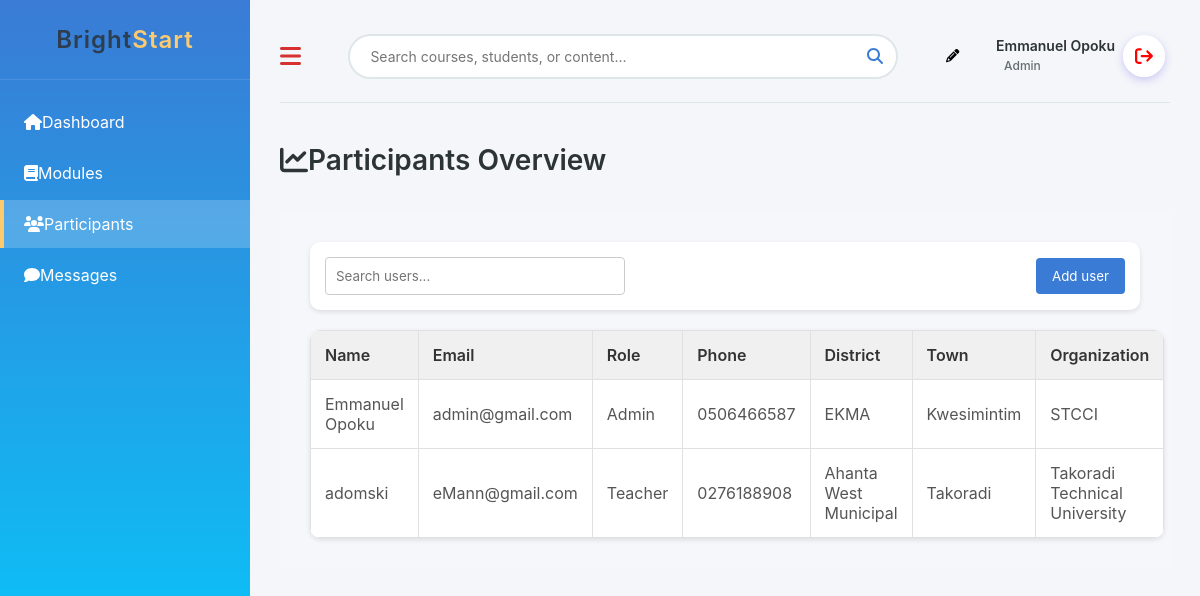
The page /admin/users.php (signed in) on the database its author committed.
### tables this page shows
CREATE TABLE `users` (
  `id` int(11) NOT NULL,
  `email` varchar(100) NOT NULL,
  `name` varchar(100) NOT NULL,
  `password` varchar(255) NOT NULL,
  `phone` varchar(10) NOT NULL,
  `district` varchar(100) NOT NULL,
  `town` varchar(100) NOT NULL,
  `organization` varchar(100) NOT NULL,
  `role` enum('Admin','SISO','Headteacher','Teacher') NOT NULL,
  `created_by` varchar(255) DEFAULT NULL,
  `created_at` datetime DEFAULT current_timestamp()
);

### admin/users.php (the view, shortened to what this page needs)
<?php
include_once '../database.php';
  try {
    $db = new PDO("mysql:host=$host;dbname=$dbname", $username_db, $password_db);
    $db->setAttribute(PDO::ATTR_ERRMODE, PDO::ERRMODE_EXCEPTION);
    $stmt = $db->prepare("SELECT * FROM users");
    $stmt->execute();
    $rows = $stmt->fetchAll(PDO::FETCH_ASSOC);
} catch (PDOException $e) {
    echo "Connection failed: " . $e->getMessage();
    exit();
}
?>
<!DOCTYPE html>
<html lang="en">
<head>
    <link rel="stylesheet" href="styles/style.css">
</head>
<body>
    <div class="sidebar">
        <div class="sidebar-logo">
            <h2>Bright<span>Start</span></h2>
        </div>
        <div class="sidebar-menu">
            <div class="menu-item" onclick="window.location.href='dashboard.php';">
                <i class="fas fa-home"></i>
                <span>Dashboard</span>
            </div>
            <div class="menu-item" onclick="window.location.href='courses.php';">
                <i class="fas fa-book"></i>
                <span>Modules</span>
            </div>
            <div class="menu-item active" onclick="window.location.href='users.php';">
                <i class="fas fa-users"></i>
                <span>Participants</span>
            </div>
            <div class="menu-item" onclick="window.location.href='messages.php';">
                <i class="fas fa-comment"></i>
                <span>Messages</span>
            </div>
        </div>
    </div>
    <div class="main-content">
        <div class="header">
            <button class="menu-toggle">
                <i class="fas fa-bars"></i>
            </button>
            <div class="search-container">
                <input type="text" class="search-input" placeholder="Search courses, students, or content...">
                <i class="fas fa-search search-icon"></i>
            </div>
            <div class="header-actions">
                <button class="notification-btn" onclick="window.location.href='editpass.php';" title="Edit Password">
                    <i class="fa-solid fa-pencil"></i>
                </button>
                <div class="user-profile">
                    <div class="user-info">
                        <div class="user-name"><?php
                        $name = isset($_SESSION['name']) ? $_SESSION['name'] : "Unknown User";
                        echo htmlspecialchars($name);
                        ?> </div>
                        <div class="user-role"><?php
                        $role = isset($_SESSION['role']) ? $_SESSION['role'] : "Unknown User";
                        echo htmlspecialchars($role);
                        ?> </div>
                    </div>
                    <div class="user-avatar" onclick="window.location.href='logout.php';"><i class="fa-solid fa-arrow-right-from-bracket"></i></div>
                </div>
            </div>
        </div>
        <div class="welcome-section">
            <h1 class="welcome-title">
                <i class="fas fa-chart-line"></i>
                 Participants Overview
            </h1>
        </div>
        <section class="content">
            <div class="toolbar">
                <input type="text" placeholder="Search users...">
                <button class="add-user-btn" onclick="window.location.href='useradd.php';">Add user</button>
            </div>
            <table>
                <thead>
                <tr>
                    <th>Name</th>
                    <th>Email</th>
                    <th>Role</th>
                    <th>Phone</th>
                    <th>District</th>
                    <th>Town</th>
                    <th>Organization</th>
                </tr>
                </thead>
                <tbody>
                    <?php
                        if ($rows) {
                            foreach ($rows as $row) {
                                echo "<tr>";
                                echo "<td>" . htmlspecialchars($row['name']) . "</td>";
                                echo "<td>" . htmlspecialchars($row['email']) . "</td>";
                                echo "<td>" . htmlspecialchars($row['role']) . "</td>";
                                echo "<td>" . htmlspecialchars($row['phone']) . "</td>";
                                echo "<td>" . htmlspecialchars($row['district']) . "</td>";
                                echo "<td>" . htmlspecialchars($row['town']) . "</td>";
                                echo "<td>" . htmlspecialchars($row['organization']) . "</td>";
                                echo "</tr>";
                            }
                        } else {
                            echo "<tr><td colspan='6'>No data found</td></tr>";
                        }
                    ?>
                </tbody>
            </table>
        </section>
    </div>
</body>
</html>

### admin/styles/style.css (style rules this page uses)
:root { --primary-color: #3a7bd5; --secondary-color: #00d2ff; --accent-color: #6c5ce7; --background-color: #f8f9fa; --text-dark: #2d3436; --text-light: #636e72; --border-color: #dfe6e9; --success-color: #00b894; --warning-color: #fdcb6e; --danger-color: #d63031; --card-shadow: 0 4px 15px rgba(0, 0, 0, 0.1); }
* { margin: 0; padding: 0; box-sizing: border-box; font-family: 'Poppins', 'Segoe UI', sans-serif; }
body { display: flex; background-color: var(--background-color); color: var(--text-dark); }
.sidebar { width: 250px; background: linear-gradient(to bottom, var(--primary-color), var(--secondary-color)); color: white; height: 100vh; overflow-y: auto; transition: width 0.3s; position: relative; z-index: 100; }
.sidebar-logo { padding: 25px 20px; display: flex; align-items: center; justify-content: center; border-bottom: 1px solid rgba(255, 255, 255, 0.1); cursor: pointer; }
.sidebar-logo h2 { font-weight: 600; letter-spacing: 1px; }
.sidebar-logo span { color: var(--warning-color); }
.sidebar-menu { padding: 15px 0; }
.menu-item { padding: 14px 20px; display: flex; align-items: center; cursor: pointer; transition: all 0.3s; border-left: 4px solid transparent; margin: 3px 0; }
.menu-item.active { background-color: rgba(255, 255, 255, 0.2); border-left: 4px solid var(--warning-color); }
.main-content { flex: 1; padding: 30px; overflow-y: auto; height: 100vh; }
.header { display: flex; justify-content: space-between; align-items: center; margin-bottom: 40px; padding-bottom: 20px; border-bottom: 1px solid var(--border-color); }
.menu-toggle { background: none; border: none; color: var(--danger-color); font-size: 24px; cursor: pointer; transition: transform 0.3s; z-index: 1000; }
.search-container { flex: 1; max-width: 550px; margin: 0 20px; position: relative; }
.search-input { width: 100%; padding: 12px 20px; border: 2px solid var(--border-color); border-radius: 30px; font-size: 14px; transition: all 0.3s; }
.search-icon { position: absolute; right: 15px; top: 50%; transform: translateY(-50%); color: var(--primary-color); }
.header-actions { display: flex; align-items: center; }
.notification-btn, .upgrade-btn, .icon-tooltip { margin-right: 20px; background: none; border: none; cursor: pointer; position: relative; }
.user-profile { display: flex; align-items: center; cursor: pointer; padding: 5px; border-radius: 30px; transition: background-color 0.3s; }
.user-avatar { width: 42px; height: 42px; border-radius: 50%; background: linear-gradient(45deg, #ffffff, #ffffff); color: rgb(255, 0, 0); display: flex; align-items: center; justify-content: center; font-weight: bold; font-size: 18px; box-shadow: 0 3px 8px rgba(108, 92, 231, 0.3); }
.user-info { margin-left: 12px; margin-right: 8px; }
.user-name { font-weight: 600; font-size: 14px; }
.user-role { color: var(--text-light); font-size: 12px; }
.welcome-section { display: flex; justify-content: space-between; align-items: center; margin-bottom: 35px; }
.welcome-title { font-size: 28px; font-weight: 600; color: var(--text-dark); display: flex; align-items: center; }
* { box-sizing: border-box; margin: 0; padding: 0; font-family: -apple-system, BlinkMacSystemFont, 'Segoe UI', Roboto, sans-serif; }
body { background: #f5f6fa; }
h1, h2 { color: #2c3e50; }

### admin/users.php (style rules this page uses)
.content { padding: 30px; background-color: #f5f7fa; }
.toolbar { display: flex; justify-content: space-between; align-items: center; margin-bottom: 20px; background: white; padding: 15px; border-radius: 10px; box-shadow: 0 2px 5px rgba(0, 0, 0, 0.1); }
.toolbar input[type="text"] { padding: 10px; width: 300px; border: 1px solid #ccc; border-radius: 4px; }
.add-user-btn { background-color: #3a7bd5; color: white; border: none; padding: 10px 16px; border-radius: 4px; cursor: pointer; transition: background 0.3s ease; }
table { width: 100%; border-collapse: collapse; background-color: white; box-shadow: 0 2px 5px rgba(0, 0, 0, 0.1); border-radius: 10px; overflow: hidden; }
th, td { padding: 14px; border: 1px solid #e0e0e0; text-align: left; }
th { background-color: #f0f0f0; font-weight: 600; color: #333; }
td { color: #555; }
.user-role { display: inline-block; padding: 3px 8px; border-radius: 4px; font-size: 12px; font-weight: 500; }

### rows shown on the page
users: name "Emmanuel Opoku", email "admin@gmail.com", role "Admin", phone "0506466587", district "EKMA", town "Kwesimintim", organization "STCCI"
users: name "adomski", email "eMann@gmail.com", role "Teacher", phone "0276188908", district "Ahanta West Municipal", town "Takoradi", organization "Takoradi Technical University"

### other values the page prints
$name "Emmanuel Opoku"
$role "Admin"
